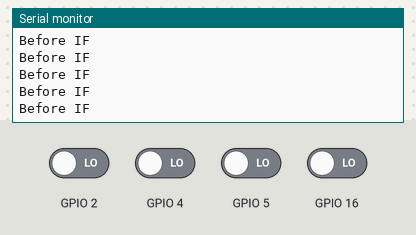
Bench run of a sketch on a simulated ESP8266 (NodeMCU). Shown: the last lines printed to the serial monitor. The inputs (shaded band) are chosen by the test bench; at power-on: GPIO 2, GPIO 4, GPIO 5, GPIO 16 LOW. WiFi joins after 1.5 s; servers stay silent unless stated.

Above: at 5.2 s.
5.3 s: GPIO 2 driven HIGH
At 6.3 s:
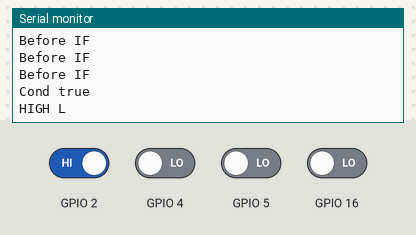
6.8 s: GPIO 4 driven HIGH
At 8.4 s:
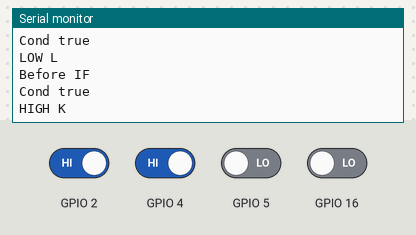
9.2 s: GPIO 5 driven HIGH
At 11.1 s:
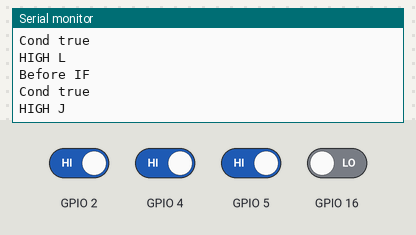
12.2 s: GPIO 16 driven HIGH
At 14.2 s:
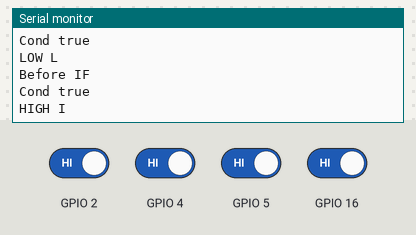
15.2 s: GPIO 2 driven LOW
At 19.0 s:
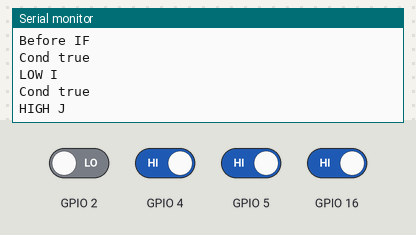

The sketch:

Final_Touch_sensor.ino
```cpp
#include <ESP8266WiFi.h>
#include <ESP8266HTTPClient.h>
//String  i;
WiFiServer server(80);

String  httpurl;
HTTPClient http;

/*  pin 16 sync with pin 14 and with variable i;
 *  pin 05 sync with pin 12 and with variable j;
 *  pin 04 sync with pin 13 and with variable k;
 *  pin 02 sync with pin 15 and with variable l;
*/

int i=0;
int j=0;
int k=0;
int l=0;


void setup()
{
  //i = "";

  Serial.begin(9600);

  pinMode(16, INPUT);
  pinMode(5, INPUT);
  pinMode(4, INPUT);
  pinMode(2, INPUT);

  /*pinMode(14, INPUT);
  pinMode(12, INPUT);
  pinMode(13, INPUT);
  pinMode(15, INPUT);
  */
  WiFi.disconnect();
  delay(2000);
  Serial.println("Start Touch Switch");
   WiFi.begin("Pytron","pytron123");
  while ((!(WiFi.status() == WL_CONNECTED))){
    delay(1000);
    Serial.println(">>");

  }
  Serial.println("Connected");
  Serial.println("My IP is:");
  Serial.println((WiFi.localIP()));
  server.begin();

}

void loop()
{
  //Serial.println("In the loop");
  WiFiClient client = server.available();
    /*if (!client) { Serial.println("Not Client");
    return; }
    while(!client.available()){Serial.println("Not client available");
    delay(1); }
*/
Serial.println("Before IF");

    if (digitalRead(16))
{
  Serial.println("Cond true");
  if(i%2==0)
  {
  Serial.println("HIGH I");

  httpurl = "http://";
  httpurl+="192.168.1.107";
  httpurl+="/";
  httpurl+="CHANDELIER_ON";
  http.begin(httpurl);
  http.GET();
  http.end();

  i++;
  delay(1000);
  }else{
    Serial.println("LOW I");

    httpurl = "http://";
    httpurl+="192.168.1.107";
    httpurl+="/";
    httpurl+="CHANDELIER_OFF";
    http.begin(httpurl);
    http.GET();
    http.end();

    i++;
    delay(1000);
  }

}

if (digitalRead(5))
{
  Serial.println("Cond true");
  if(j%2==0)
  {
  Serial.println("HIGH J");

  httpurl = "http://";
  httpurl+="192.168.1.107";
  httpurl+="/";
  httpurl+="109_16_ON";
  http.begin(httpurl);
  http.GET();
  http.end();

  j++;
  delay(1000);
  }else{
    Serial.println("LOW J");

    httpurl = "http://";
  httpurl+="192.168.1.107";
  httpurl+="/";
  httpurl+="109_16_OFF";
  http.begin(httpurl);
  http.GET();
  http.end();

    j++;
    delay(1000);
  }

}

if (digitalRead(4))
{
  Serial.println("Cond true");
  if(k%2==0)
  {
  Serial.println("HIGH K");

  httpurl = "http://";
  httpurl+="192.168.1.107";
  httpurl+="/";
  httpurl+="109_5_ON";
  http.begin(httpurl);
  http.GET();
  http.end();

  k++;
  delay(1000);
  }else{
    Serial.println("LOW K");

    httpurl = "http://";
  httpurl+="192.168.1.107";
  httpurl+="/";
  httpurl+="109_5_OFF";
  http.begin(httpurl);
  http.GET();
  http.end();

    k++;
    delay(1000);
  }

}

if (digitalRead(2))
{
  Serial.println("Cond true");
  if(l%2==0)
  {
  Serial.println("HIGH L");

  httpurl = "http://";
  httpurl+="192.168.1.107";
  httpurl+="/";
  httpurl+="109_4_ON";
  http.begin(httpurl);
  http.GET();
  http.end();

  l++;
  delay(1000);
  }else{
    Serial.println("LOW L");

    httpurl = "http://";
  httpurl+="192.168.1.107";
  httpurl+="/";
  httpurl+="109_4_OFF";
  http.begin(httpurl);
  http.GET();
  http.end();

    l++;
    delay(1000);
  }

}
//delay(1000);
}
```

Measured:
- after the input at 5.3 s, the serial monitor: prints a new line at once (image 1)
- after the input at 6.8 s, the serial monitor: prints a new line after 0.93 s (image 2)
- after the input at 9.2 s, the serial monitor: prints a new line after 0.93 s (image 3)
- after the input at 12.2 s, the serial monitor: prints a new line after 1.5 s (image 4)
- after the input at 15.2 s, the serial monitor: prints a new line after 3.3 s (image 5)
